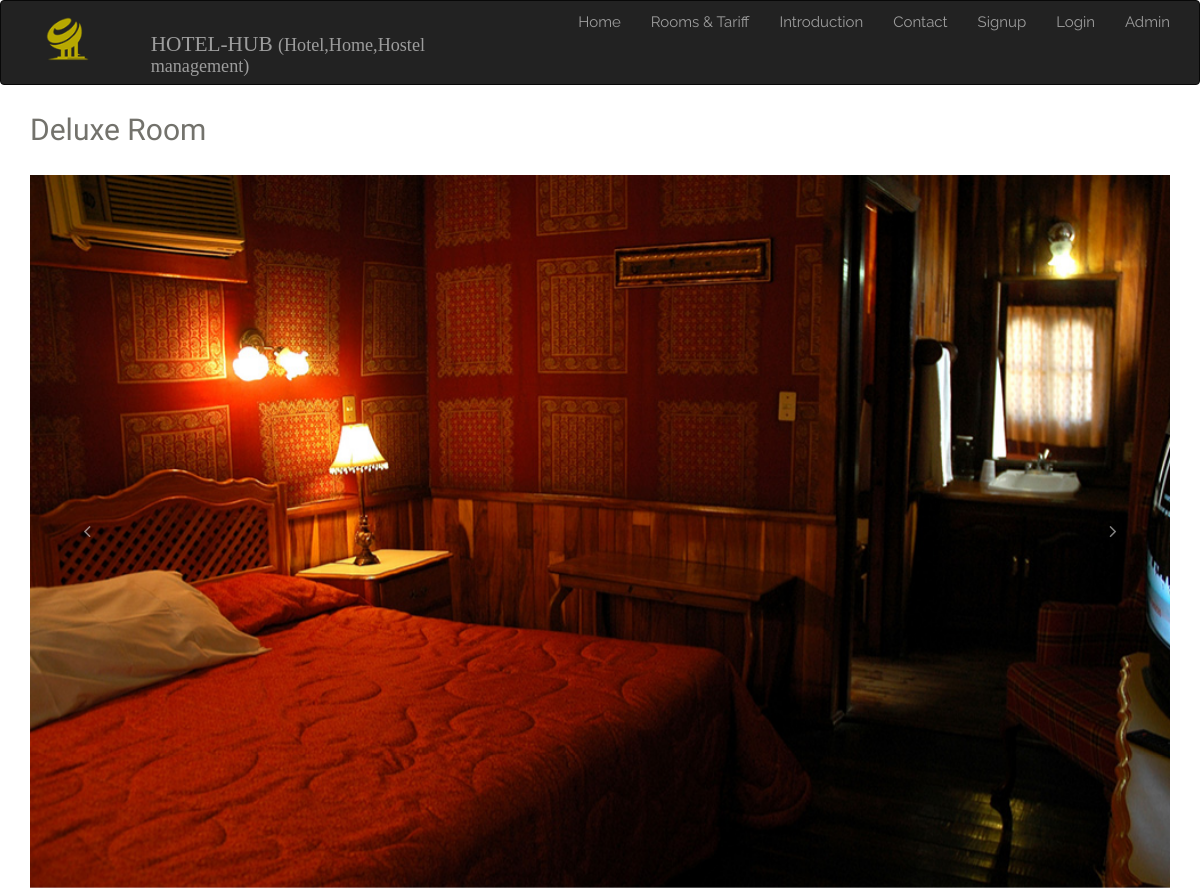
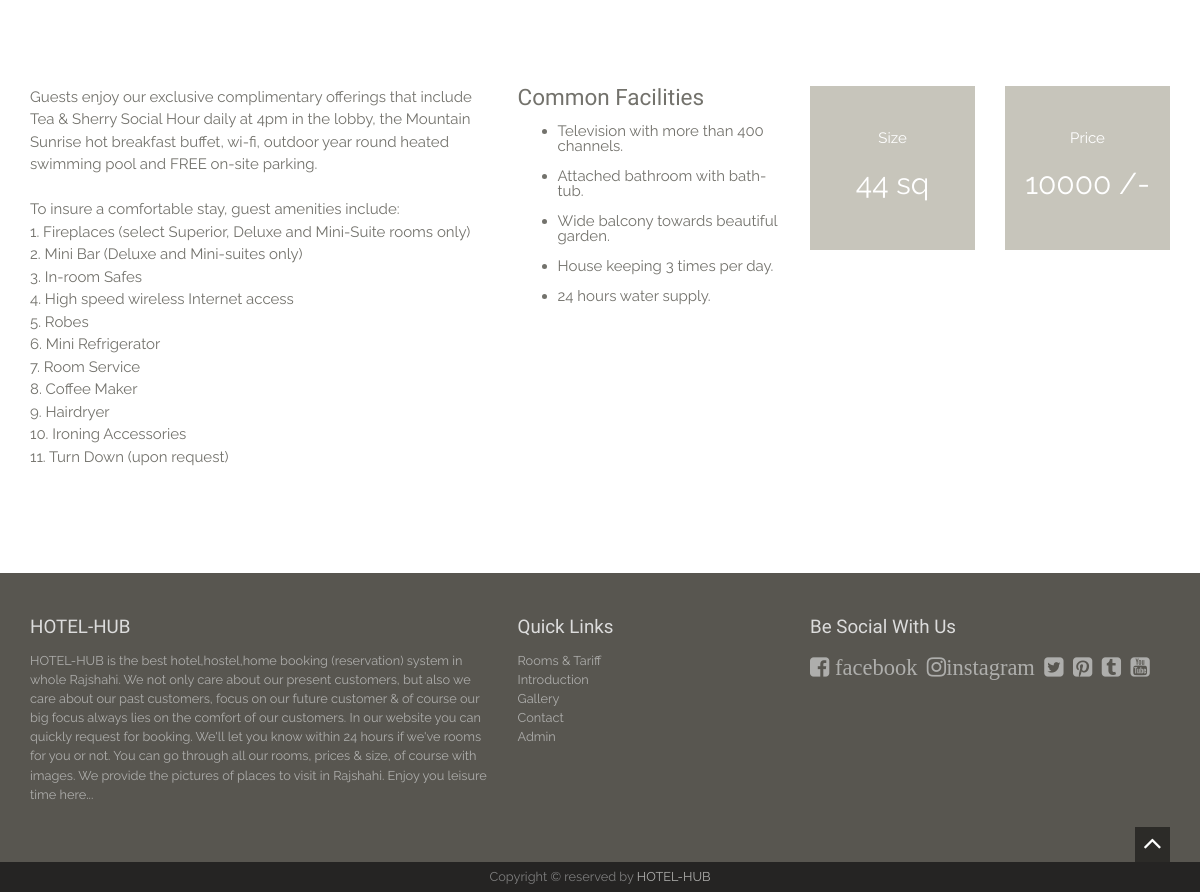
/room-details.php?id=1, run on the app's committed database (2 pictures, top to bottom).
### tables this page shows
CREATE TABLE `rooms` (
  `id` int(10) NOT NULL,
  `type` varchar(20) NOT NULL,
  `title` varchar(200) NOT NULL,
  `description` varchar(50000) NOT NULL,
  `size` varchar(10) NOT NULL,
  `price` varchar(10) NOT NULL,
  `image1` varchar(20) NOT NULL,
  `image2` varchar(20) NOT NULL,
  `image3` varchar(20) NOT NULL,
  `image4` varchar(20) NOT NULL
);

### room-details.php (the view, shortened to what this page needs)
<?php include 'header.php';?>
<?php
    require_once('db.php');
    if(isset($_GET['id'])){
        $id = $_GET['id'];
        $q = "SELECT * FROM rooms WHERE rooms.id = $id";
        $run = mysqli_query($con, $q);
        $row = mysqli_fetch_array($run);
    }
?>
<div class="container">
<h1 class="title"><?php echo $row['title']; ?></h1>
            <div id="RoomDetails" class="carousel slide" data-ride="carousel">
                <div class="carousel-inner">
                <div class="item active"><img src="img/<?php echo $row['image1']; ?>" class="img-responsive" alt="slide"></div>
                </div>
                <a class="left carousel-control" href="#RoomDetails" role="button" data-slide="prev"><i class="fa fa-angle-left"></i></a>
                <a class="right carousel-control" href="#RoomDetails" role="button" data-slide="next"><i class="fa fa-angle-right"></i></a>
            </div>
<div class="room-features spacer">
  <div class="row">
    <div class="col-sm-12 col-md-5">
    <p><?php echo $row['description']; ?></p>
    </div>
    <div class="col-sm-6 col-md-3 amenitites">
    <h3>Common Facilities</h3>
    <ul>
      <li>Television with more than 400 channels.</li>
      <li>Attached bathroom with bath-tub.</li>
      <li>Wide balcony towards beautiful garden.</li>
      <li>House keeping 3 times per day.</li>
      <li>24 hours water supply.</li>
    </ul>
    </div>
    <div class="col-sm-3 col-md-2">
      <div class="size-price">Size<span><?php echo $row['size']; ?> sq</span></div>
    </div>
    <div class="col-sm-3 col-md-2">
      <div class="size-price">Price<span><?php echo $row['price']; ?> /-</span></div>
    </div>
  </div>
</div>
</div>
<?php include 'footer.php';?>

### header.php (shortened to what this page needs)
<!DOCTYPE html>
<html lang="en">
<head>
<link href="//maxcdn.bootstrapcdn.com/font-awesome/4.2.0/css/font-awesome.min.css" rel="stylesheet">
<link rel="stylesheet" href="assets/bootstrap/css/bootstrap.min.css" />
<link type="text/css" rel="stylesheet" href="assets/uniform/css/uniform.default.min.css" />
<link rel="stylesheet" href="assets/wow/animate.css" />
<link rel="stylesheet" href="assets/style.css">
</head>
<body id="home">
<nav class="navbar navbar-inverse" role="navigation">
  <div class="container">
    <div class="navbar-header">
      <a class="navbar-brand" href="index.php">
          <div class="col-xs-3"><img src="images/logo.png" alt="logo" width="45px"></div>
          <div class="col-xs-9" style="margin-top: 18px; font-size: 16pt; margin-left: -12px; font-family: fantasy;">HOTEL-HUB <small>(Hotel,Home,Hostel management)</small></div>
      </a>
    </div>
    <div class="collapse navbar-collapse navbar-right" id="bs-example-navbar-collapse-1">
      <ul class="nav navbar-nav">
        <li><a href="index.php"> <p class="<?php echo $page=='home'?'ac':'';?>">Home</p> </a></li>
        <li><a href="rooms-tariff.php"><p class="<?php echo $page=="rooms"?'ac' :''  ?>">Rooms &amp; Tariff</p></a></li>
        <li><a href="introduction.php" ><p class="<?php echo $page=="intro"?'ac' :''  ?>">Introduction</p> </a></li>
        <li><a href="contact.php"> <p class="<?php echo $page=="contact"?'ac' :''  ?>">Contact</p></a></li>
        <li><a href="usersignup.php"> <p class=" echo $page=="signup" ?'ac' :'' ">Signup</p></a></li>
        <li><a href="userlogin.php"> <p class="<?php echo $page=="login"?'ac' :''  ?>"> Login </p></a></li>
        <li><a href="login.php"><p class="<?php echo $page=="admin"?'ac' :''  ?>">Admin </p></a></li>
      </ul>
    </div>
  </div>
</nav>

### footer.php (shortened to what this page needs)
<footer class="spacer">
        <div class="container">
            <div class="row">
                <div class="col-sm-5">
                    <h4>HOTEL-HUB</h4>
                    <p>HOTEL-HUB is the best hotel,hostel,home booking (reservation) system  in whole Rajshahi. We not only care about our present customers, but also we care about our past customers, focus on our future customer &amp; of course our big focus always lies on the comfort of our customers. In our website you can quickly request for booking. We'll let you know within 24 hours if we've rooms for you or not. You can go through all our rooms, prices &amp; size, of course with images. We provide the pictures of places to visit in Rajshahi. Enjoy you leisure time here... </p>
                </div>
                 <div class="col-sm-3">
                    <h4>Quick Links</h4>
                    <ul class="list-unstyled">
                        <li><a href="rooms-tariff.php">Rooms &amp; Tariff</a></li>
                        <li><a href="introduction.php">Introduction</a></li>
                        <li><a href="gallery.php">Gallery</a></li>
                        <li><a href="contact.php">Contact</a></li>
                        <li><a href="login.php">Admin</a></li>
                    </ul>
                </div>
                 <div class="col-sm-4 subscribe">
                    <h4>Be Social With Us</h4>
                    <div class="social">
                    <a href="http://www.facebook.com/Tm.galib"><i class="fa fa-facebook-square" data-toggle="tooltip" data-placement="top" data-original-title="facebook"> facebook</i></a>
                    <a href="http://www.instagram.com"><i class="fa fa-instagram"  data-toggle="tooltip" data-placement="top" data-original-title="instragram">instagram</i></a>
                    <a href="http://www.twitter.com"><i class="fa fa-twitter-square" data-toggle="tooltip" data-placement="top" data-original-title="twitter"></i></a>
                    <a href="http://www.pinterest.com"><i class="fa fa-pinterest-square" data-toggle="tooltip" data-placement="top" data-original-title="pinterest"></i></a>
                    <a href="http://www.tumblr.com"><i class="fa fa-tumblr-square" data-toggle="tooltip" data-placement="top" data-original-title="tumblr"></i></a>
                    <a href="http://www.youtube.com"><i class="fa fa-youtube-square" data-toggle="tooltip" data-placement="top" data-original-title="youtube"></i></a>
                    </div>
                </div>
            </div>
        </div>
</footer>
<div class="text-center copyright">Copyright &copy; reserved by <a href="index.php">HOTEL-HUB</a></div>
<a href="#home" class="toTop scroll"><i class="fa fa-angle-up"></i></a>
</body>
</html>

### assets/style.css (style rules this page uses)
body { background-color: #fff;font-family: 'Raleway', sans-serif;font-size: 15px;line-height: 15px; color: #73726C; }
.btn,a,a:hover { text-decoration: none;-webkit-transition: all 0.3s ease-in-out;-moz-transition: all 0.3s ease-in-out;-ms-transition: all 0.3s ease-in-out;-o-transition: all 0.3s ease-in-out;transition: all 0.3s ease-in-out;outline:0 ; }
h1,h2,h3,h4,h5,h6 { font-family:'Old Standard TT', serif;line-height: 1em;margin: 0; }
h1 { font-size: 5em; }
h1.title,h2 { font-size: 2em;line-height: 3em; }
h3 { font-size: 1.5em; margin-bottom: 0.70em; }
h4 { font-size: 1.25em; margin-bottom: 0.75em; }
p { margin-bottom: 1em;line-height: 1.5em; }
.spacer { padding:6em 0; }
.navbar { margin: 0; }
.navbar-nav { margin:0 -15px; }
.navbar-nav > li > a { font-size: 1em;line-height: 4.26em;padding: 10px 0 10px 30px; }
.navbar-brand { height: 83px; }
.carousel-control { width: 10%;background: none !important; }
.carousel-control i.fa { position: absolute;left: 0;right: 0;top: 50%;margin-top: -10px; }
.carousel img { width: 100%; }
footer { background-color:#585650;color: #AEAEAC; }
footer.spacer { padding: 3em 0; }
footer h4 { color: #DCDCDC; }
footer a,footer p { line-height: 1.5em;font-size: 0.85em;color: #AEAEAC; }
footer .subscribe .social a { font-size: 1.5em;margin-right: 0.25em; }
.copyright { background-color: #252423;padding: 0.6em 0;font-size: 0.85em;color: #7F7F7F; }
.copyright a { color: #AEAEAC; }
.toTop { position: fixed;right: 1em; bottom: 1em;background:rgba(0,0,0,0.5);width: 35px; height: 35px;text-align: center;color: #fff;font-size: 2em; }
.room-features .amenitites li { margin-bottom: 1em; }
.room-features .size-price { background-color: #C7C5BB;padding: 2em 0;text-align: center;color: #fff;height: 10.97em;line-height: 3em; }
.room-features .size-price span { display: block;font-size: 2em; }

### data on the page
rooms: title "Deluxe Room", image1 (picture), description "Guests enjoy our exclusive complimentary offerings that include Tea & Sherry Social Hour daily at 4pm in the lobby, the Mountain Sunrise hot breakfast buffet, wi-fi, outdoor year round heated swimming pool and FREE on-site parking. To insure a comfortable stay, guest amenities include: 1. Fireplaces (select Superior, Deluxe and Mini-Suite rooms only) 2. Mini Bar (Deluxe and Mini-suites only) 3. In-room Safes 4. High speed wireless Internet access 5. Robes 6. Mini Refrigerator 7. Room Service 8. Coffee Maker 9. Hairdryer 10. Ironing Accessories 11. Turn Down (upon request)", size "44", price "10000"
